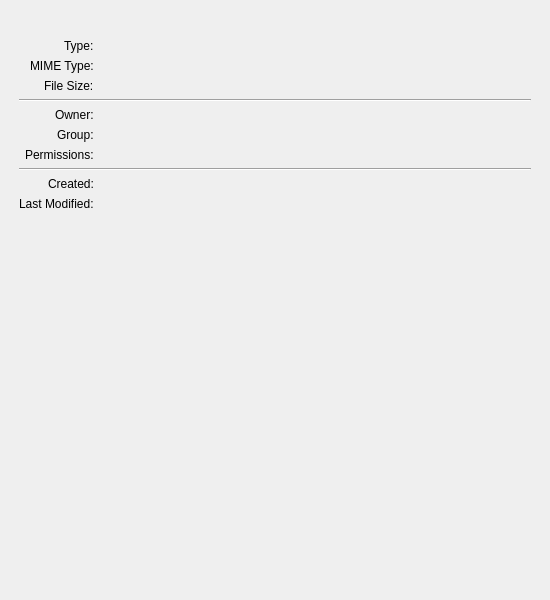
<?xml version="1.0" encoding="UTF-8"?>
<ui version="4.0">
 <class>MainUI</class>
 <widget class="QMainWindow" name="MainUI">
  <property name="geometry">
   <rect>
    <x>0</x>
    <y>0</y>
    <width>550</width>
    <height>600</height>
   </rect>
  </property>
  <property name="sizePolicy">
   <sizepolicy hsizetype="Fixed" vsizetype="Fixed">
    <horstretch>0</horstretch>
    <verstretch>0</verstretch>
   </sizepolicy>
  </property>
  <property name="minimumSize">
   <size>
    <width>550</width>
    <height>600</height>
   </size>
  </property>
  <property name="maximumSize">
   <size>
    <width>550</width>
    <height>600</height>
   </size>
  </property>
  <property name="windowTitle">
   <string>File Information</string>
  </property>
  <property name="windowIcon">
   <iconset theme="document-search">
    <normaloff>.</normaloff>.</iconset>
  </property>
  <widget class="QWidget" name="centralwidget">
   <layout class="QVBoxLayout" name="verticalLayout">
    <item>
     <layout class="QFormLayout" name="formLayout">
      <property name="labelAlignment">
       <set>Qt::AlignRight|Qt::AlignTrailing|Qt::AlignVCenter</set>
      </property>
      <property name="leftMargin">
       <number>10</number>
      </property>
      <property name="topMargin">
       <number>10</number>
      </property>
      <property name="rightMargin">
       <number>10</number>
      </property>
      <item row="0" column="0">
       <widget class="QLabel" name="label_file_icon">
        <property name="text">
         <string notr="true"/>
        </property>
        <property name="alignment">
         <set>Qt::AlignCenter</set>
        </property>
       </widget>
      </item>
      <item row="4" column="0" colspan="2">
       <widget class="Line" name="line_2">
        <property name="sizePolicy">
         <sizepolicy hsizetype="Expanding" vsizetype="Fixed">
          <horstretch>0</horstretch>
          <verstretch>0</verstretch>
         </sizepolicy>
        </property>
        <property name="orientation">
         <enum>Qt::Horizontal</enum>
        </property>
       </widget>
      </item>
      <item row="5" column="0">
       <widget class="QLabel" name="label">
        <property name="text">
         <string>Owner:</string>
        </property>
       </widget>
      </item>
      <item row="5" column="1">
       <widget class="QLabel" name="label_file_owner">
        <property name="text">
         <string notr="true"/>
        </property>
        <property name="textInteractionFlags">
         <set>Qt::LinksAccessibleByMouse|Qt::TextSelectableByMouse</set>
        </property>
       </widget>
      </item>
      <item row="6" column="0">
       <widget class="QLabel" name="label_3">
        <property name="text">
         <string>Group:</string>
        </property>
       </widget>
      </item>
      <item row="6" column="1">
       <widget class="QLabel" name="label_file_group">
        <property name="text">
         <string notr="true"/>
        </property>
        <property name="textInteractionFlags">
         <set>Qt::LinksAccessibleByMouse|Qt::TextSelectableByMouse</set>
        </property>
       </widget>
      </item>
      <item row="7" column="0">
       <widget class="QLabel" name="label_11">
        <property name="text">
         <string>Permissions:</string>
        </property>
       </widget>
      </item>
      <item row="10" column="0" colspan="2">
       <widget class="Line" name="line_3">
        <property name="orientation">
         <enum>Qt::Horizontal</enum>
        </property>
       </widget>
      </item>
      <item row="11" column="0">
       <widget class="QLabel" name="label_7">
        <property name="text">
         <string>Created:</string>
        </property>
       </widget>
      </item>
      <item row="11" column="1">
       <widget class="QLabel" name="label_file_created">
        <property name="toolTip">
         <string>Note: The time a file was created might be more recent than the time modified if the file permissions were changed recently.</string>
        </property>
        <property name="text">
         <string notr="true"/>
        </property>
        <property name="textInteractionFlags">
         <set>Qt::LinksAccessibleByMouse|Qt::TextSelectableByMouse</set>
        </property>
       </widget>
      </item>
      <item row="12" column="0">
       <widget class="QLabel" name="label_2">
        <property name="text">
         <string>Last Modified:</string>
        </property>
       </widget>
      </item>
      <item row="1" column="0">
       <widget class="QLabel" name="label_5">
        <property name="text">
         <string>Type:</string>
        </property>
       </widget>
      </item>
      <item row="2" column="0">
       <widget class="QLabel" name="label_6">
        <property name="text">
         <string>MIME Type:</string>
        </property>
       </widget>
      </item>
      <item row="2" column="1">
       <widget class="QLabel" name="label_file_mimetype">
        <property name="text">
         <string notr="true"/>
        </property>
        <property name="textInteractionFlags">
         <set>Qt::LinksAccessibleByMouse|Qt::TextSelectableByMouse</set>
        </property>
       </widget>
      </item>
      <item row="1" column="1">
       <widget class="QLabel" name="label_file_type">
        <property name="text">
         <string notr="true"/>
        </property>
        <property name="textInteractionFlags">
         <set>Qt::LinksAccessibleByMouse|Qt::TextSelectableByMouse</set>
        </property>
       </widget>
      </item>
      <item row="7" column="1">
       <widget class="QLabel" name="label_file_perms">
        <property name="text">
         <string notr="true"/>
        </property>
        <property name="textInteractionFlags">
         <set>Qt::LinksAccessibleByMouse|Qt::TextSelectableByMouse</set>
        </property>
       </widget>
      </item>
      <item row="12" column="1">
       <widget class="QLabel" name="label_file_modified">
        <property name="text">
         <string notr="true"/>
        </property>
        <property name="textInteractionFlags">
         <set>Qt::LinksAccessibleByMouse|Qt::TextSelectableByMouse</set>
        </property>
       </widget>
      </item>
      <item row="3" column="0">
       <widget class="QLabel" name="label_4">
        <property name="text">
         <string>File Size:</string>
        </property>
       </widget>
      </item>
      <item row="3" column="1">
       <widget class="QLabel" name="label_file_size">
        <property name="text">
         <string notr="true"/>
        </property>
        <property name="textInteractionFlags">
         <set>Qt::LinksAccessibleByMouse|Qt::TextSelectableByMouse</set>
        </property>
       </widget>
      </item>
      <item row="0" column="1">
       <widget class="QLabel" name="label_file_name">
        <property name="text">
         <string notr="true"/>
        </property>
        <property name="wordWrap">
         <bool>true</bool>
        </property>
        <property name="textInteractionFlags">
         <set>Qt::LinksAccessibleByMouse|Qt::TextSelectableByMouse</set>
        </property>
       </widget>
      </item>
     </layout>
    </item>
   </layout>
  </widget>
  <action name="actionOpen_File">
   <property name="icon">
    <iconset theme="document-open">
     <normaloff>.</normaloff>.</iconset>
   </property>
   <property name="text">
    <string>Open File</string>
   </property>
   <property name="shortcut">
    <string>Ctrl+O</string>
   </property>
   <property name="shortcutContext">
    <enum>Qt::ApplicationShortcut</enum>
   </property>
  </action>
  <action name="actionQuit">
   <property name="icon">
    <iconset theme="window-close">
     <normaloff>.</normaloff>.</iconset>
   </property>
   <property name="text">
    <string>Quit</string>
   </property>
   <property name="shortcut">
    <string>Ctrl+Q</string>
   </property>
   <property name="shortcutContext">
    <enum>Qt::ApplicationShortcut</enum>
   </property>
  </action>
  <action name="actionSave_Shortcut">
   <property name="icon">
    <iconset theme="document-save">
     <normaloff>.</normaloff>.</iconset>
   </property>
   <property name="text">
    <string>Save Shortcut</string>
   </property>
   <property name="shortcut">
    <string>Ctrl+S</string>
   </property>
   <property name="shortcutContext">
    <enum>Qt::ApplicationShortcut</enum>
   </property>
  </action>
  <action name="actionLocal_Shortcut">
   <property name="icon">
    <iconset theme="document-new">
     <normaloff>.</normaloff>.</iconset>
   </property>
   <property name="text">
    <string>Local Shortcut</string>
   </property>
  </action>
  <action name="actionRegister_Shortcut">
   <property name="icon">
    <iconset theme="bookmark-new">
     <normaloff>.</normaloff>.</iconset>
   </property>
   <property name="text">
    <string>Register Shortcut</string>
   </property>
  </action>
  <action name="actionOpen_Directory">
   <property name="icon">
    <iconset theme="folder-open">
     <normaloff>.</normaloff>.</iconset>
   </property>
   <property name="text">
    <string>Open Directory</string>
   </property>
  </action>
  <action name="actionNew_Shortcut">
   <property name="icon">
    <iconset theme="document-new">
     <normaloff>.</normaloff>.</iconset>
   </property>
   <property name="text">
    <string>New Shortcut</string>
   </property>
  </action>
 </widget>
 <resources/>
 <connections/>
</ui>
